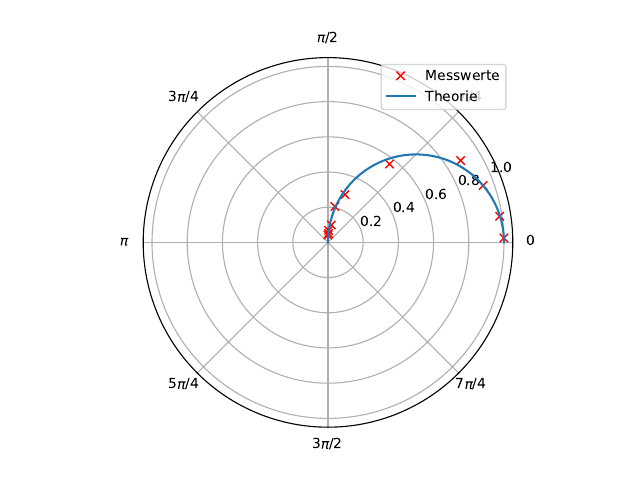

Write Python code to recreate this figure.
import numpy as np
from scipy.optimize import curve_fit
import matplotlib.pyplot as plt
from uncertainties import ufloat

a, b, c= np.genfromtxt('Werte3.txt', unpack=True)
d= b/c * 2* np.pi

f, g = np.genfromtxt('Werte2.txt', unpack=True)
g=g/g[0]

def A(f, phi):
    return -np.sin(phi)/f

polar_plot = np.linspace(0.0000000001, np.pi/2, 100000)
plt.polar(d, g, 'rx', label='Messwerte')
plt.polar(polar_plot, A(-np.tan(polar_plot), polar_plot), label='Theorie')
plt.legend(loc='best')
plt.xticks( [0, np.pi/4, np.pi/2, 3*np.pi/4, np.pi, 5*np.pi/4, 3*np.pi/2,
7*np.pi/4],[ r'$0$', r'$\pi/4$',r'$\pi/2$', r'$3\pi/4$',
r'$\pi$', r'$5\pi/4$', r'$3\pi/2$', r'$7\pi/4$'])
plt.savefig('plot4.pdf')
plt.show()
